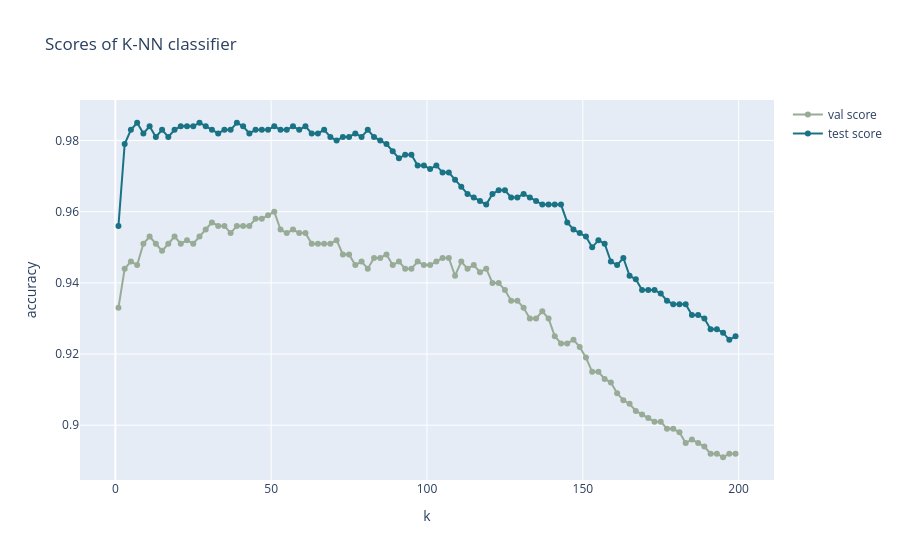

Notebook code for this chart:
### Markdown cell above
Single Validation set - 
1. Train the models on the training set
2. Evaluate the models on the evaluation test
3. Choose the model that performs the best on the evaluation test

Note:
That estimator of the generalization error is unbiased

### Code cell
X_train, y_train = X_noisy[:3000], y_noisy[:3000]
X_val, y_val = X_noisy[3000:4000], y_noisy[3000:4000]

val_scores = []

for k in k_range:
    model = KNeighborsClassifier(k)
    model.fit(X_train, y_train)
    val_scores.append(model.score(X_val, y_val))
    test_scores.append(model.score(X_test, y_test))

    
go.Figure([go.Scatter(x=list(k_range), y=val_scores, mode='markers + lines', marker_color='rgb(152,171,150)', name=r'val score'), 
          go.Scatter(x=list(k_range), y=test_scores, mode='markers + lines', marker_color='rgb(25,115,132)', name=r'test score')])\
.update_layout(title="Scores of K-NN classifier", xaxis_title='k', yaxis_title='accuracy').show()

### Figure 1 — Plotly figure (JSON) as saved in the notebook; plotly's stock layout.template omitted (floating-point values rounded to 4 significant figures; data arrays with more than 128 entries replaced by an {"elided": "..."} marker saying what was removed)
{"data": [{"marker": {"color": "rgb(152,171,150)"}, "mode": "markers+lines", "name": "val score", "type": "scatter", "x": [1, 3, 5, 7, 9, 11, 13, 15, 17, 19, 21, 23, 25, 27, 29, 31, 33, 35, 37, 39, 41, 43, 45, 47, 49, 51, 53, 55, 57, 59, 61, 63, 65, 67, 69, 71, 73, 75, 77, 79, 81, 83, 85, 87, 89, 91, 93, 95, 97, 99, 101, 103, 105, 107, 109, 111, 113, 115, 117, 119, 121, 123, 125, 127, 129, 131, 133, 135, 137, 139, 141, 143, 145, 147, 149, 151, 153, 155, 157, 159, 161, 163, 165, 167, 169, 171, 173, 175, 177, 179, 181, 183, 185, 187, 189, 191, 193, 195, 197, 199], "y": [0.933, 0.944, 0.946, 0.945, 0.951, 0.953, 0.951, 0.949, 0.951, 0.953, 0.951, 0.952, 0.951, 0.953, 0.955, 0.957, 0.956, 0.956, 0.954, 0.956, 0.956, 0.956, 0.958, 0.958, 0.959, 0.96, 0.955, 0.954, 0.955, 0.954, 0.954, 0.951, 0.951, 0.951, 0.951, 0.952, 0.948, 0.948, 0.945, 0.946, 0.944, 0.947, 0.947, 0.948, 0.945, 0.946, 0.944, 0.944, 0.946, 0.945, 0.945, 0.946, 0.947, 0.947, 0.942, 0.946, 0.944, 0.945, 0.943, 0.944, 0.94, 0.94, 0.938, 0.935, 0.935, 0.933, 0.93, 0.93, 0.932, 0.93, 0.925, 0.923, 0.923, 0.924, 0.922, 0.919, 0.915, 0.915, 0.913, 0.912, 0.909, 0.907, 0.906, 0.904, 0.903, 0.902, 0.901, 0.901, 0.899, 0.899, 0.898, 0.895, 0.896, 0.895, 0.894, 0.892, 0.892, 0.891, 0.892, 0.892]}, {"marker": {"color": "rgb(25,115,132)"}, "mode": "markers+lines", "name": "test score", "type": "scatter", "x": [1, 3, 5, 7, 9, 11, 13, 15, 17, 19, 21, 23, 25, 27, 29, 31, 33, 35, 37, 39, 41, 43, 45, 47, 49, 51, 53, 55, 57, 59, 61, 63, 65, 67, 69, 71, 73, 75, 77, 79, 81, 83, 85, 87, 89, 91, 93, 95, 97, 99, 101, 103, 105, 107, 109, 111, 113, 115, 117, 119, 121, 123, 125, 127, 129, 131, 133, 135, 137, 139, 141, 143, 145, 147, 149, 151, 153, 155, 157, 159, 161, 163, 165, 167, 169, 171, 173, 175, 177, 179, 181, 183, 185, 187, 189, 191, 193, 195, 197, 199], "y": {"elided": "200 float values"}}], "layout": {"title": {"text": "Scores of K-NN classifier"}, "xaxis": {"title": {"text": "k"}}, "yaxis": {"title": {"text": "accuracy"}}}}
